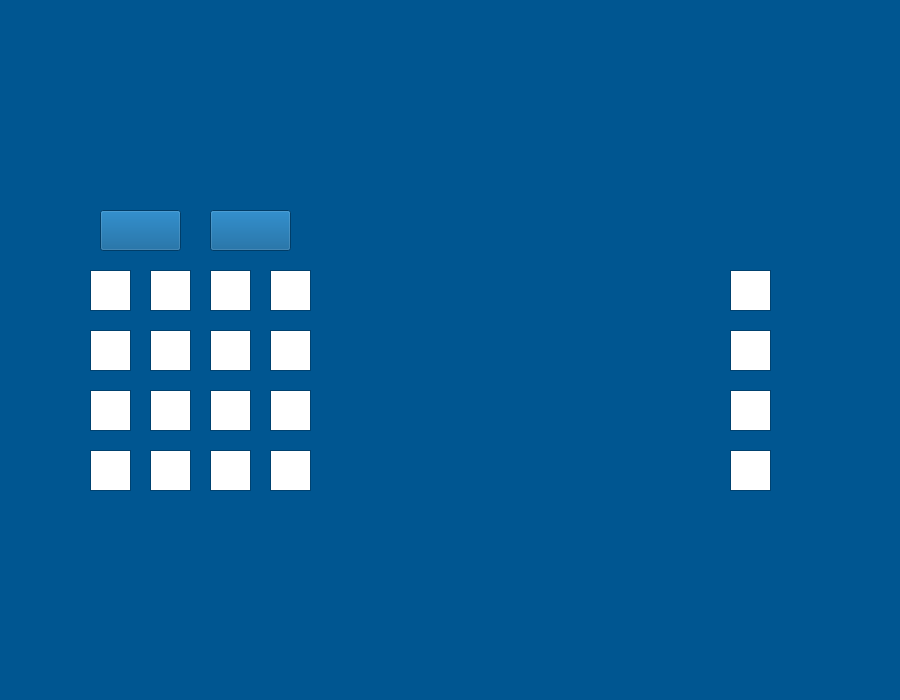
<?xml version="1.0" encoding="UTF-8"?>
<ui version="4.0">
 <class>Form</class>
 <widget class="QWidget" name="Form">
  <property name="geometry">
   <rect>
    <x>0</x>
    <y>0</y>
    <width>900</width>
    <height>700</height>
   </rect>
  </property>
  <property name="palette">
   <palette>
    <active>
     <colorrole role="Base">
      <brush brushstyle="SolidPattern">
       <color alpha="255">
        <red>255</red>
        <green>255</green>
        <blue>255</blue>
       </color>
      </brush>
     </colorrole>
     <colorrole role="Window">
      <brush brushstyle="SolidPattern">
       <color alpha="255">
        <red>0</red>
        <green>86</green>
        <blue>145</blue>
       </color>
      </brush>
     </colorrole>
    </active>
    <inactive>
     <colorrole role="Base">
      <brush brushstyle="SolidPattern">
       <color alpha="255">
        <red>255</red>
        <green>255</green>
        <blue>255</blue>
       </color>
      </brush>
     </colorrole>
     <colorrole role="Window">
      <brush brushstyle="SolidPattern">
       <color alpha="255">
        <red>0</red>
        <green>86</green>
        <blue>145</blue>
       </color>
      </brush>
     </colorrole>
    </inactive>
    <disabled>
     <colorrole role="Base">
      <brush brushstyle="SolidPattern">
       <color alpha="255">
        <red>0</red>
        <green>86</green>
        <blue>145</blue>
       </color>
      </brush>
     </colorrole>
     <colorrole role="Window">
      <brush brushstyle="SolidPattern">
       <color alpha="255">
        <red>0</red>
        <green>86</green>
        <blue>145</blue>
       </color>
      </brush>
     </colorrole>
    </disabled>
   </palette>
  </property>
  <property name="windowTitle">
   <string>Form</string>
  </property>
  <widget class="QLabel" name="label">
   <property name="geometry">
    <rect>
     <x>60</x>
     <y>20</y>
     <width>771</width>
     <height>161</height>
    </rect>
   </property>
   <property name="styleSheet">
    <string notr="true">background-image: url(:/images/Banner11.png);</string>
   </property>
   <property name="text">
    <string/>
   </property>
  </widget>
  <widget class="QTextEdit" name="a_0">
   <property name="geometry">
    <rect>
     <x>90</x>
     <y>270</y>
     <width>41</width>
     <height>41</height>
    </rect>
   </property>
  </widget>
  <widget class="QTextEdit" name="a_1">
   <property name="geometry">
    <rect>
     <x>150</x>
     <y>270</y>
     <width>41</width>
     <height>41</height>
    </rect>
   </property>
  </widget>
  <widget class="QTextEdit" name="a_2">
   <property name="geometry">
    <rect>
     <x>210</x>
     <y>270</y>
     <width>41</width>
     <height>41</height>
    </rect>
   </property>
  </widget>
  <widget class="QTextEdit" name="a_3">
   <property name="geometry">
    <rect>
     <x>270</x>
     <y>270</y>
     <width>41</width>
     <height>41</height>
    </rect>
   </property>
  </widget>
  <widget class="QTextEdit" name="a_4">
   <property name="geometry">
    <rect>
     <x>90</x>
     <y>330</y>
     <width>41</width>
     <height>41</height>
    </rect>
   </property>
  </widget>
  <widget class="QTextEdit" name="a_5">
   <property name="geometry">
    <rect>
     <x>150</x>
     <y>330</y>
     <width>41</width>
     <height>41</height>
    </rect>
   </property>
  </widget>
  <widget class="QTextEdit" name="a_6">
   <property name="geometry">
    <rect>
     <x>210</x>
     <y>330</y>
     <width>41</width>
     <height>41</height>
    </rect>
   </property>
  </widget>
  <widget class="QTextEdit" name="a_7">
   <property name="geometry">
    <rect>
     <x>270</x>
     <y>330</y>
     <width>41</width>
     <height>41</height>
    </rect>
   </property>
  </widget>
  <widget class="QTextEdit" name="a_8">
   <property name="geometry">
    <rect>
     <x>90</x>
     <y>390</y>
     <width>41</width>
     <height>41</height>
    </rect>
   </property>
  </widget>
  <widget class="QTextEdit" name="a_9">
   <property name="geometry">
    <rect>
     <x>150</x>
     <y>390</y>
     <width>41</width>
     <height>41</height>
    </rect>
   </property>
  </widget>
  <widget class="QTextEdit" name="a_10">
   <property name="geometry">
    <rect>
     <x>210</x>
     <y>390</y>
     <width>41</width>
     <height>41</height>
    </rect>
   </property>
  </widget>
  <widget class="QTextEdit" name="a_11">
   <property name="geometry">
    <rect>
     <x>270</x>
     <y>390</y>
     <width>41</width>
     <height>41</height>
    </rect>
   </property>
  </widget>
  <widget class="QTextEdit" name="a_12">
   <property name="geometry">
    <rect>
     <x>90</x>
     <y>450</y>
     <width>41</width>
     <height>41</height>
    </rect>
   </property>
  </widget>
  <widget class="QTextEdit" name="a_13">
   <property name="geometry">
    <rect>
     <x>150</x>
     <y>450</y>
     <width>41</width>
     <height>41</height>
    </rect>
   </property>
  </widget>
  <widget class="QTextEdit" name="a_14">
   <property name="geometry">
    <rect>
     <x>210</x>
     <y>450</y>
     <width>41</width>
     <height>41</height>
    </rect>
   </property>
  </widget>
  <widget class="QTextEdit" name="a_15">
   <property name="geometry">
    <rect>
     <x>270</x>
     <y>450</y>
     <width>41</width>
     <height>41</height>
    </rect>
   </property>
  </widget>
  <widget class="QPushButton" name="subt_button">
   <property name="geometry">
    <rect>
     <x>100</x>
     <y>210</y>
     <width>81</width>
     <height>41</height>
    </rect>
   </property>
   <property name="styleSheet">
    <string notr="true">background-color: rgb(0, 86, 145);</string>
   </property>
   <property name="text">
    <string/>
   </property>
   <property name="icon">
    <iconset>
     <normaloff>../UserInterface/Util/Images/-.png</normaloff>../UserInterface/Util/Images/-.png</iconset>
   </property>
   <property name="iconSize">
    <size>
     <width>80</width>
     <height>40</height>
    </size>
   </property>
  </widget>
  <widget class="QPushButton" name="add_button">
   <property name="geometry">
    <rect>
     <x>210</x>
     <y>210</y>
     <width>81</width>
     <height>41</height>
    </rect>
   </property>
   <property name="maximumSize">
    <size>
     <width>16777196</width>
     <height>16777215</height>
    </size>
   </property>
   <property name="styleSheet">
    <string notr="true">background-color: rgb(0, 86, 145);</string>
   </property>
   <property name="text">
    <string/>
   </property>
   <property name="icon">
    <iconset>
     <normaloff>../UserInterface/Util/Images/+.png</normaloff>../UserInterface/Util/Images/+.png</iconset>
   </property>
   <property name="iconSize">
    <size>
     <width>80</width>
     <height>41</height>
    </size>
   </property>
  </widget>
  <widget class="QLabel" name="label_2">
   <property name="geometry">
    <rect>
     <x>0</x>
     <y>350</y>
     <width>81</width>
     <height>41</height>
    </rect>
   </property>
   <property name="text">
    <string/>
   </property>
   <property name="pixmap">
    <pixmap>../UserInterface/Util/Images/A.png</pixmap>
   </property>
  </widget>
  <widget class="QLabel" name="label_3">
   <property name="geometry">
    <rect>
     <x>710</x>
     <y>210</y>
     <width>81</width>
     <height>41</height>
    </rect>
   </property>
   <property name="text">
    <string/>
   </property>
   <property name="pixmap">
    <pixmap>../UserInterface/Util/Images/b.png</pixmap>
   </property>
  </widget>
  <widget class="QTextEdit" name="b_0">
   <property name="geometry">
    <rect>
     <x>730</x>
     <y>270</y>
     <width>41</width>
     <height>41</height>
    </rect>
   </property>
  </widget>
  <widget class="QTextEdit" name="b_1">
   <property name="geometry">
    <rect>
     <x>730</x>
     <y>330</y>
     <width>41</width>
     <height>41</height>
    </rect>
   </property>
  </widget>
  <widget class="QTextEdit" name="b_2">
   <property name="geometry">
    <rect>
     <x>730</x>
     <y>390</y>
     <width>41</width>
     <height>41</height>
    </rect>
   </property>
  </widget>
  <widget class="QTextEdit" name="b_3">
   <property name="geometry">
    <rect>
     <x>730</x>
     <y>450</y>
     <width>41</width>
     <height>41</height>
    </rect>
   </property>
  </widget>
 </widget>
 <resources>
  <include location="../UserInterface/Util/Images/link.qrc"/>
 </resources>
 <connections/>
</ui>
